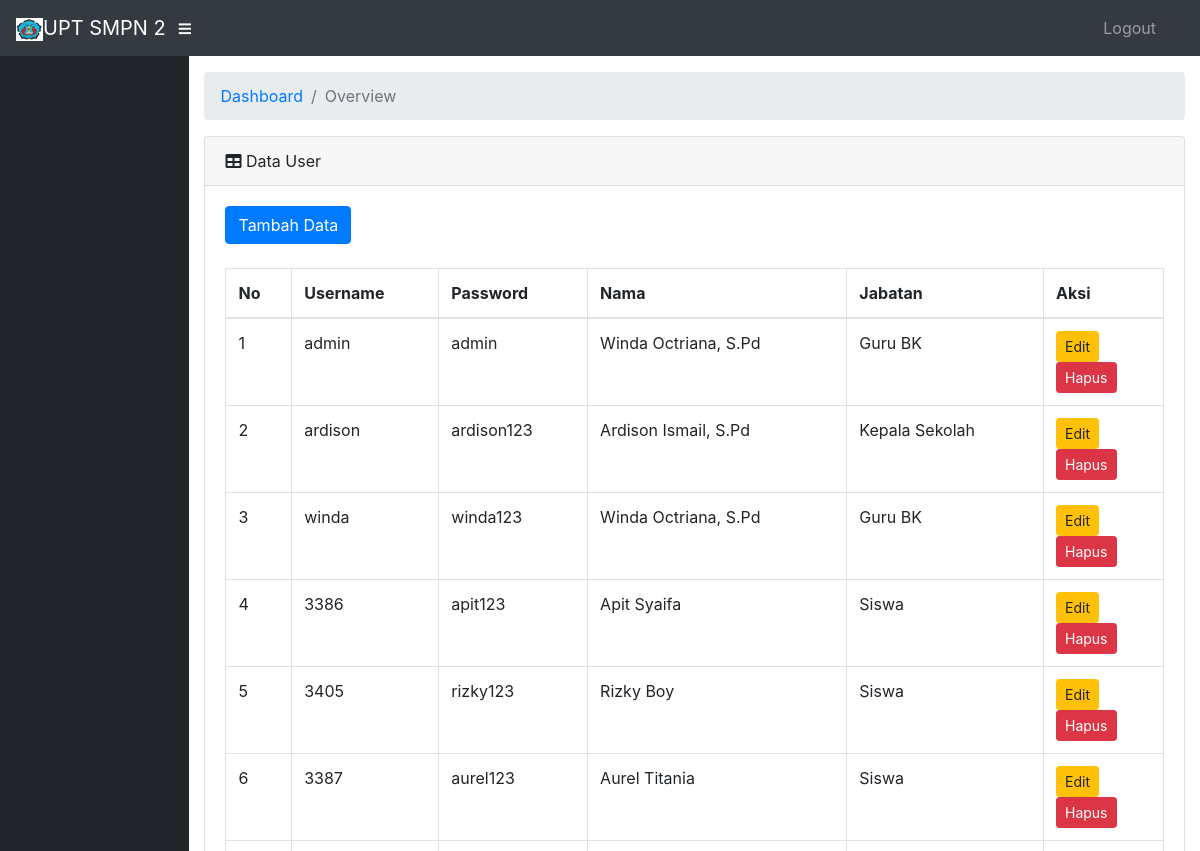
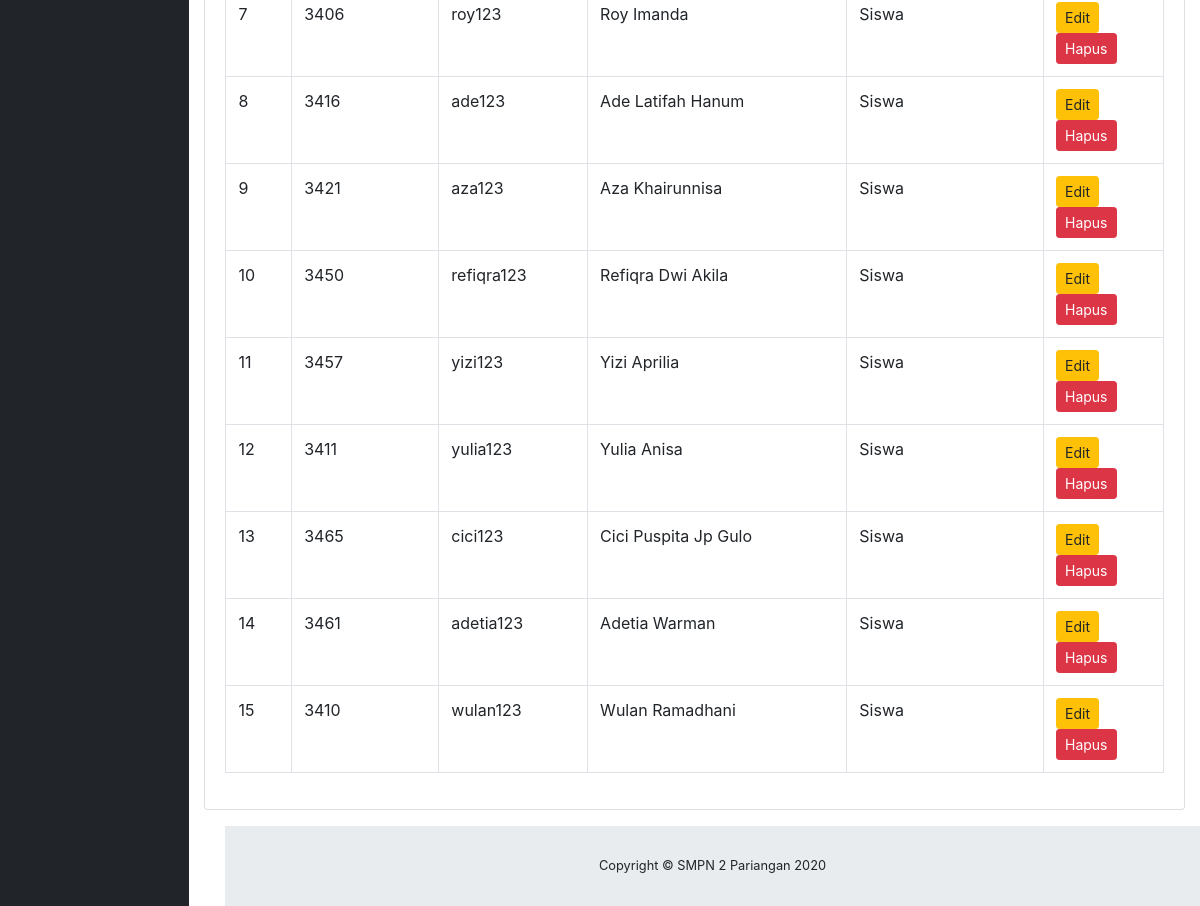
/users/index, run on an earlier commit of the app's database (2 pictures, top to bottom).
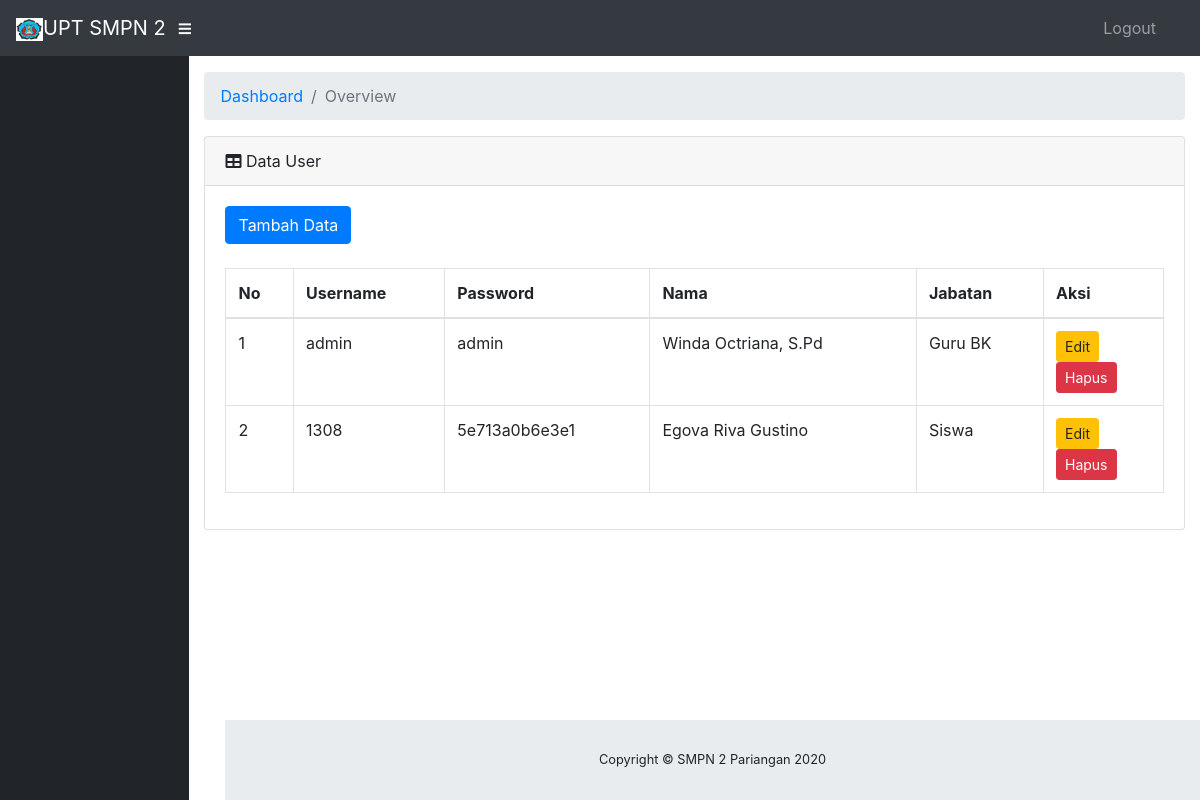
And on a later commit of the database.
### tables this page shows
CREATE TABLE IF NOT EXISTS `users` (
  `id_user` int(11) NOT NULL,
  `username` varchar(20) NOT NULL,
  `password` varchar(20) NOT NULL,
  `nama` varchar(20) NOT NULL,
  `jabatan` varchar(20) NOT NULL
);

### application/controllers/Users.php (called while the page is built, shortened)
<?php
class Users extends CI_Controller
{
    public function __construct()
    {
        $this->load->model('Musers');
        $this->load->library("form_validation");
    }
    public function index($offset = 0)
    {
        $data['datausers'] = $this->Musers->getAll();
        $this->load->view('users/index', $data);
    }
}

### index.php (called while the page is built, shortened)
<?php
require_once BASEPATH.'core/CodeIgniter.php';

### application/models/Musers.php (called while the page is built, shortened)
<?php
class Musers extends CI_Model
{
    private $_table = "users";
    public function getAll()
    {
        return $this->db->get($this->_table)->result();
    }
}

### application/views/users/index.php (the view, shortened to what this page needs)
<!DOCTYPE html>
<html lang="en">
<head>
</head>
<body id="page-top">
    <div id="wrapper">
        <div id="content-wrapper">
            <div class="container-fluid">
                <div class="card mb-3">
                    <div class="card-header">
                        <i class="fas fa-table"></i>
                        Data User</div>
                    <div class="card-body">
                        <a href="<?php echo base_url() ?>users/add" class="btn btn-primary">Tambah Data</a>
                        <br>
                        <br>
                        <div class="table-responsive">
                            <table class="table table-bordered" id="dataTable" width="100%" cellspacing="0">
                                <thead>
                                    <tr>
                                        <th>No</th>
                                        <th>Username</th>
                                        <th>Password</th>
                                        <th>Nama</th>
                                        <th>Jabatan</th>
                                        <th>Aksi</th>
                                    </tr>
                                </thead>
                                <tbody>
                                    <?php foreach ($datausers as $no => $datauser) : ?>
                                        <tr>
                                            <td><?php echo ++$no ?></td>
                                            <td><?php echo $datauser->username ?></td>
                                            <td><?php echo $datauser->password ?></td>
                                            <td><?php echo $datauser->nama ?></td>
                                            <td><?php echo $datauser->jabatan ?></td>
                                            <td width="120px">
                                                <a class="btn btn-warning btn-sm" href="<?php echo base_url() ?>users/edit/<?php echo $datauser->id_user ?>">Edit</a>
                                                <a class="btn btn-danger btn-sm" href="<?php echo base_url() ?>users/delete/<?php echo $datauser->id_user ?>">Hapus</a>
                                            </td>
                                        </tr>
                                    <?php endforeach ?>
                                </tbody>
                            </table>
                        </div>
                    </div>
                </div>
            </div>
        </div>
    </div>
</body>
</html>

What changed in the data, as far as the page shows it:
removed users: username "ardison", password "ardison123", nama "Ardison Ismail, S.Pd", jabatan "Kepala Sekolah"
removed users: username "winda", password "winda123", nama "Winda Octriana, S.Pd", jabatan "Guru BK"
removed users: username "3386", password "apit123", nama "Apit Syaifa", jabatan "Siswa"
removed users: username "3405", password "rizky123", nama "Rizky Boy", jabatan "Siswa"
removed users: username "3387", password "aurel123", nama "Aurel Titania", jabatan "Siswa"
removed users: username "3406", password "roy123", nama "Roy Imanda", jabatan "Siswa"
removed users: username "3416", password "ade123", nama "Ade Latifah Hanum", jabatan "Siswa"
removed users: username "3421", password "aza123", nama "Aza Khairunnisa", jabatan "Siswa"
removed users: username "3450", password "refiqra123", nama "Refiqra Dwi Akila", jabatan "Siswa"
removed users: username "3457", password "yizi123", nama "Yizi Aprilia", jabatan "Siswa"
removed users: username "3411", password "yulia123", nama "Yulia Anisa", jabatan "Siswa"
removed users: username "3465", password "cici123", nama "Cici Puspita Jp Gulo", jabatan "Siswa"
removed users: username "3461", password "adetia123", nama "Adetia Warman", jabatan "Siswa"
removed users: username "3410", password "wulan123", nama "Wulan Ramadhani", jabatan "Siswa"
added users: username "1308", password "5e713a0b6e3e1", nama "Egova Riva Gustino", jabatan "Siswa"
